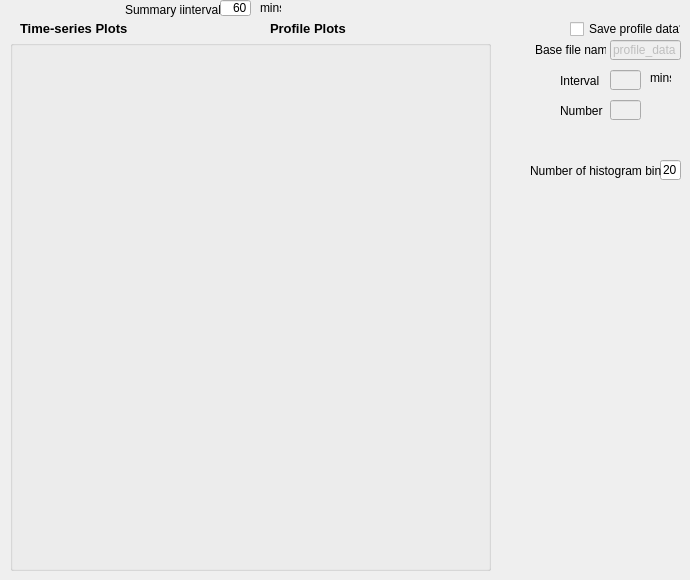
          <widget class="QWidget" name="tab_graphs">
           <attribute name="title">
            <string>Graphs</string>
           </attribute>
           <widget class="QGroupBox" name="groupBox_graphselect">
            <property name="geometry">
             <rect>
              <x>10</x>
              <y>40</y>
              <width>481</width>
              <height>531</height>
             </rect>
            </property>
            <property name="title">
             <string/>
            </property>
           </widget>
           <widget class="QLabel" name="alabel_summary_interval">
            <property name="geometry">
             <rect>
              <x>125</x>
              <y>0</y>
              <width>101</width>
              <height>20</height>
             </rect>
            </property>
            <property name="text">
             <string>Summary iinterval:</string>
            </property>
           </widget>
           <widget class="QLineEdit" name="lineEdit_summary_interval">
            <property name="geometry">
             <rect>
              <x>220</x>
              <y>0</y>
              <width>31</width>
              <height>16</height>
             </rect>
            </property>
            <property name="text">
             <string>60</string>
            </property>
            <property name="alignment">
             <set>Qt::AlignRight|Qt::AlignTrailing|Qt::AlignVCenter</set>
            </property>
           </widget>
           <widget class="QLabel" name="alabel_mins">
            <property name="geometry">
             <rect>
              <x>260</x>
              <y>0</y>
              <width>21</width>
              <height>16</height>
             </rect>
            </property>
            <property name="text">
             <string>mins</string>
            </property>
           </widget>
           <widget class="QMyCheckBox" name="cbox_SAVE_PROFILE_DATA">
            <property name="geometry">
             <rect>
              <x>570</x>
              <y>20</y>
              <width>111</width>
              <height>18</height>
             </rect>
            </property>
            <property name="text">
             <string>Save profile data?</string>
            </property>
           </widget>
           <widget class="QLineEdit" name="text_SAVE_PROFILE_DATA_FILE_NAME">
            <property name="enabled">
             <bool>false</bool>
            </property>
            <property name="geometry">
             <rect>
              <x>610</x>
              <y>40</y>
              <width>71</width>
              <height>20</height>
             </rect>
            </property>
            <property name="text">
             <string>profile_data</string>
            </property>
           </widget>
           <widget class="QMyLabel" name="label_SAVE_PROFILE_DATA_FILE">
            <property name="geometry">
             <rect>
              <x>535</x>
              <y>40</y>
              <width>71</width>
              <height>20</height>
             </rect>
            </property>
            <property name="text">
             <string>Base file name</string>
            </property>
           </widget>
           <widget class="QLineEdit" name="line_SAVE_PROFILE_DATA_INTERVAL">
            <property name="enabled">
             <bool>false</bool>
            </property>
            <property name="geometry">
             <rect>
              <x>610</x>
              <y>70</y>
              <width>31</width>
              <height>20</height>
             </rect>
            </property>
           </widget>
           <widget class="QLabel" name="alabel_mins_2">
            <property name="geometry">
             <rect>
              <x>650</x>
              <y>70</y>
              <width>21</width>
              <height>16</height>
             </rect>
            </property>
            <property name="text">
             <string>mins</string>
            </property>
           </widget>
           <widget class="QLineEdit" name="line_SAVE_PROFILE_DATA_NUMBER">
            <property name="enabled">
             <bool>false</bool>
            </property>
            <property name="geometry">
             <rect>
              <x>610</x>
              <y>100</y>
              <width>31</width>
              <height>20</height>
             </rect>
            </property>
           </widget>
           <widget class="QMyLabel" name="label_SAVE_PROFILE_DATA_INTERVAL">
            <property name="geometry">
             <rect>
              <x>560</x>
              <y>70</y>
              <width>51</width>
              <height>21</height>
             </rect>
            </property>
            <property name="text">
             <string>Interval</string>
            </property>
           </widget>
           <widget class="QMyLabel" name="label_SAVE_PROFILE_DATA_NUMBER">
            <property name="geometry">
             <rect>
              <x>560</x>
              <y>100</y>
              <width>51</width>
              <height>21</height>
             </rect>
            </property>
            <property name="text">
             <string>Number</string>
            </property>
           </widget>
           <widget class="QLabel" name="alabel_timeseries">
            <property name="geometry">
             <rect>
              <x>20</x>
              <y>20</y>
              <width>161</width>
              <height>16</height>
             </rect>
            </property>
            <property name="font">
             <font>
              <pointsize>10</pointsize>
              <weight>75</weight>
              <bold>true</bold>
             </font>
            </property>
            <property name="text">
             <string>Time-series Plots</string>
            </property>
           </widget>
           <widget class="QLabel" name="alabel_profile">
            <property name="geometry">
             <rect>
              <x>270</x>
              <y>20</y>
              <width>111</width>
              <height>16</height>
             </rect>
            </property>
            <property name="font">
             <font>
              <pointsize>10</pointsize>
              <weight>75</weight>
              <bold>true</bold>
             </font>
            </property>
            <property name="text">
             <string>Profile Plots</string>
            </property>
           </widget>
           <widget class="QLineEdit" name="lineEdit_nhistobins">
            <property name="geometry">
             <rect>
              <x>660</x>
              <y>160</y>
              <width>21</width>
              <height>20</height>
             </rect>
            </property>
            <property name="text">
             <string>20</string>
            </property>
           </widget>
           <widget class="QLabel" name="alabel_nbins">
            <property name="geometry">
             <rect>
              <x>530</x>
              <y>160</y>
              <width>131</width>
              <height>21</height>
             </rect>
            </property>
            <property name="text">
             <string>Number of histogram bins</string>
            </property>
           </widget>
          </widget>
